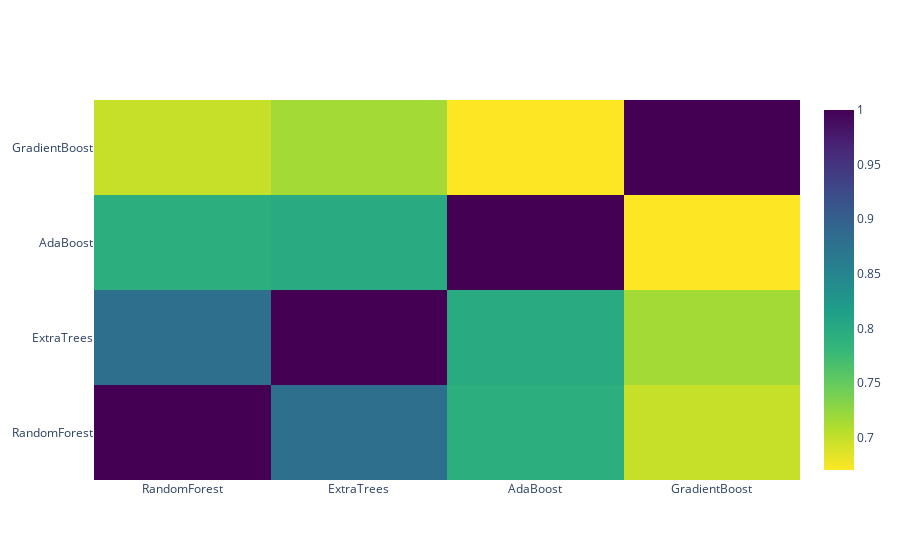

Notebook cell for this chart:
### Markdown cell above
### Correlation Heatmap of the second level training set

### Code cell
data = [
    go.Heatmap(
        z= base_predictions_train.astype(float).corr().values ,
        x=base_predictions_train.columns.values,
        y= base_predictions_train.columns.values,
          colorscale='Viridis',
            showscale=True,
            reversescale = True
    )
]
py.iplot(data, filename='labelled-heatmap')

### Figure 1 — Plotly figure (JSON) as saved in the notebook; plotly's stock layout.template omitted (floating-point values rounded to 4 significant figures)
{"data": [{"colorscale": [[0, "#440154"], [0.1111, "#482878"], [0.2222, "#3e4989"], [0.3333, "#31688e"], [0.4444, "#26828e"], [0.5556, "#1f9e89"], [0.6667, "#35b779"], [0.7778, "#6ece58"], [0.8889, "#b5de2b"], [1, "#fde725"]], "reversescale": true, "showscale": true, "type": "heatmap", "x": ["RandomForest", "ExtraTrees", "AdaBoost", "GradientBoost"], "y": ["RandomForest", "ExtraTrees", "AdaBoost", "GradientBoost"], "z": [[1, 0.8809, 0.7935, 0.6983], [0.8809, 1, 0.7989, 0.716], [0.7935, 0.7989, 1, 0.6706], [0.6983, 0.716, 0.6706, 1]]}], "layout": {}}
